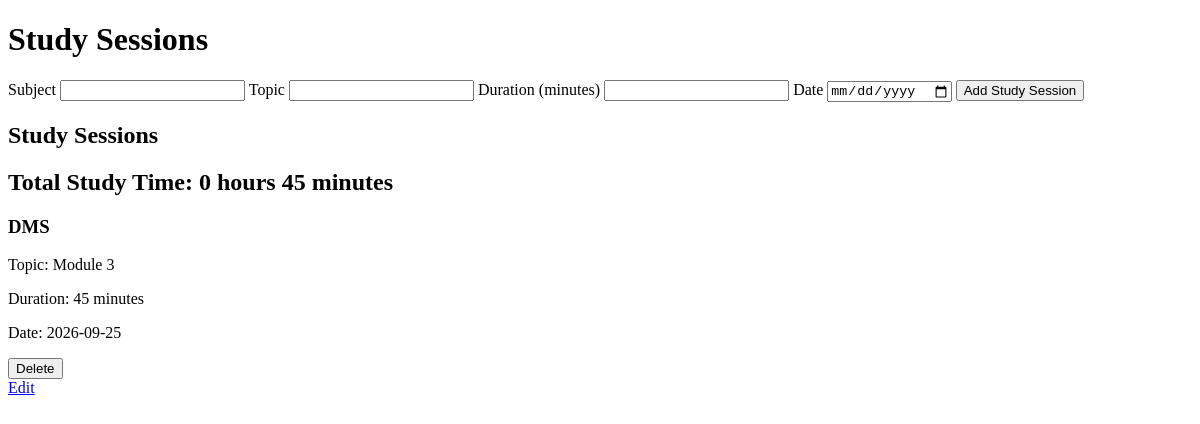
Before: /study-sessions with the older database file.
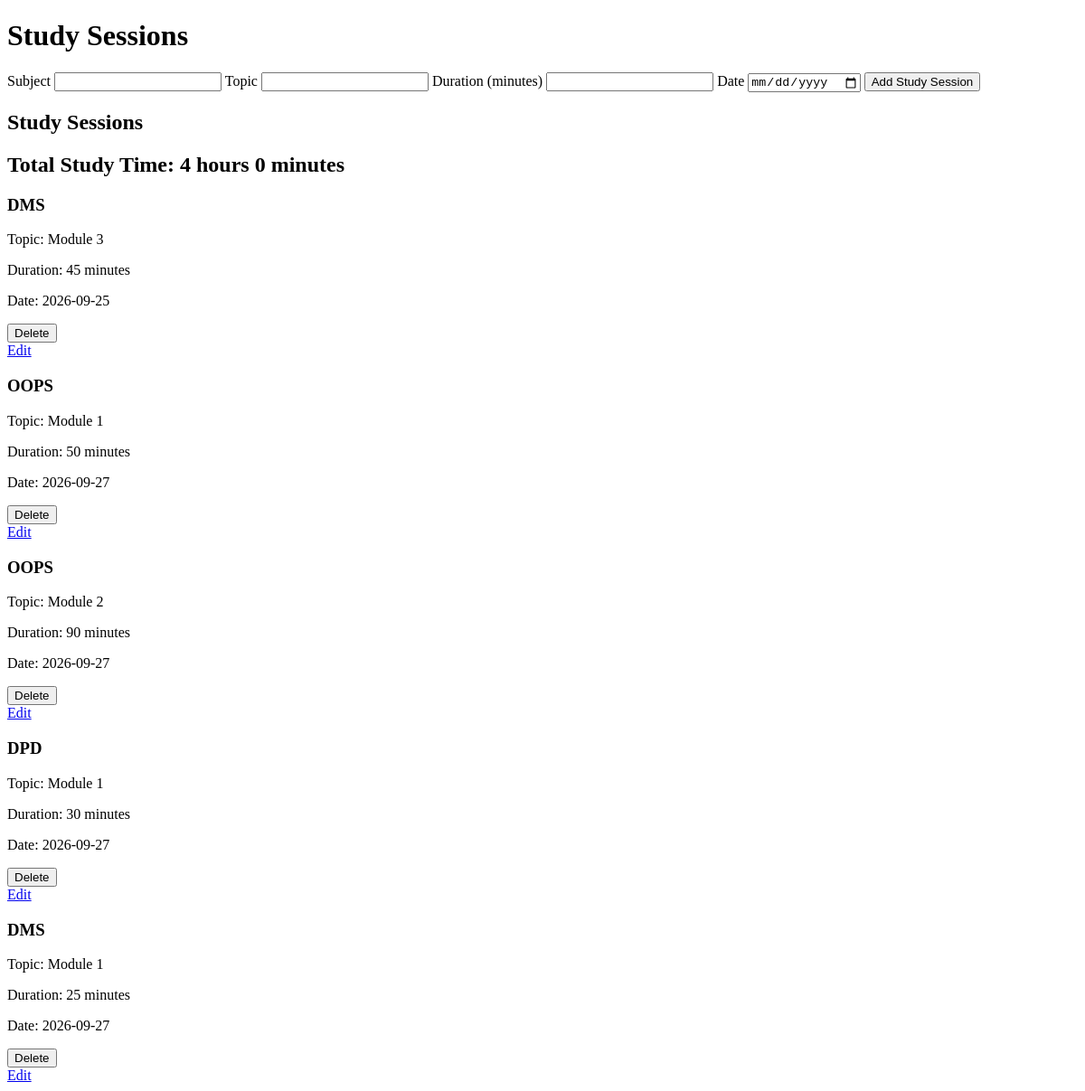
After: the same page with the newer database file.
### tables this page shows
CREATE TABLE study_sessions(
            id INTEGER PRIMARY KEY AUTOINCREMENT,
            subject TEXT,
            topic TEXT,
            duration INTEGER,
            date DATE
        );

### app.py (the view, shortened to what this page needs)
@app.route("/study-sessions", methods=["GET","POST"])
def study_sessions():
    connection = get_db()
    cursor = connection.cursor()
    cursor.execute("SELECT * FROM study_sessions")
    sessions = cursor.fetchall()
    total_duration = 0
    for session in sessions:
        total_duration += session[3]
    total_hours = total_duration // 60
    remaining_minutes = total_duration % 60
    connection.close()
    return render_template(
        "study_sessions.html",
        sessions=sessions,
        total_hours=total_hours,
        remaining_minutes=remaining_minutes)

### app.py (called while the page is built)
def get_db():
    return sqlite3.connect("tracker.db")

### templates/study_sessions.html (shortened to what this page needs)
<!DOCTYPE html>
<html lang="en">
<head>
</head>
<body>
    <h1>Study Sessions</h1>
    <form method="POST">
        <label>Subject</label>
        <input type="text" name="subject" required>
        <label>Topic</label>
        <input type="text" name="topic" required>
        <label>Duration (minutes)</label>
        <input type="number" name="duration" min="1" required>
        <label>Date</label>
        <input type="date" name="date" required>
        <button type="submit">Add Study Session</button>
        <h2>Study Sessions</h2>
        <h2>Total Study Time: {{ total_hours }} hours {{ remaining_minutes }} minutes</h2>
        {% for session in sessions %}
            <div>
                <h3>{{ session[1] }}</h3>
                <p>Topic: {{ session[2] }}</p>
                <p>Duration: {{ session[3] }} minutes</p>
                <p>Date: {{ session[4] }}</p>
            </div>
            <form method="POST" action="/delete-session/{{ session[0] }}">
                <button type="submit" onclick="return confirm('Are you sure you want to delete this study session?')">Delete</button>
            </form>
            <a href="/edit-session/{{ session[0] }}">Edit</a>
        {% endfor %}
</form>
</body>
</html>

Changed rows visible on the page:
added study_sessions: subject "OOPS", topic "Module 1", duration "50", date "2026-09-27"
added study_sessions: subject "OOPS", topic "Module 2", duration "90", date "2026-09-27"
added study_sessions: subject "DPD", topic "Module 1", duration "30", date "2026-09-27"
added study_sessions: subject "DMS", topic "Module 1", duration "25", date "2026-09-27"
Other visible differences:
{{ total_hours }}: "0" → "4"
{{ remaining_minutes }}: "45" → "0"
